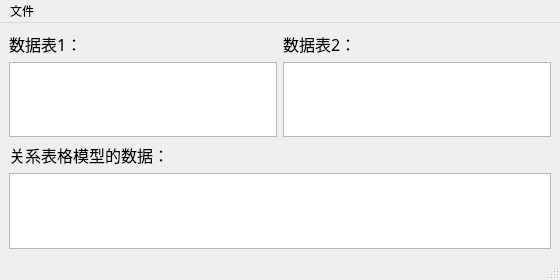
<?xml version="1.0" encoding="UTF-8"?>
<ui version="4.0">
 <class>MainWindow</class>
 <widget class="QMainWindow" name="MainWindow">
  <property name="geometry">
   <rect>
    <x>0</x>
    <y>0</y>
    <width>560</width>
    <height>280</height>
   </rect>
  </property>
  <property name="windowTitle">
   <string>QSqlRelationalTableModel</string>
  </property>
  <widget class="QWidget" name="centralwidget">
   <layout class="QVBoxLayout" name="verticalLayout_3">
    <item>
     <layout class="QHBoxLayout" name="horizontalLayout">
      <item>
       <layout class="QVBoxLayout" name="verticalLayout">
        <item>
         <widget class="QLabel" name="label">
          <property name="font">
           <font>
            <family>黑体</family>
            <pointsize>12</pointsize>
           </font>
          </property>
          <property name="text">
           <string>数据表1：</string>
          </property>
         </widget>
        </item>
        <item>
         <widget class="QTableView" name="tableView_1"/>
        </item>
       </layout>
      </item>
      <item>
       <layout class="QVBoxLayout" name="verticalLayout_2">
        <item>
         <widget class="QLabel" name="label_2">
          <property name="font">
           <font>
            <family>黑体</family>
            <pointsize>12</pointsize>
           </font>
          </property>
          <property name="text">
           <string>数据表2：</string>
          </property>
         </widget>
        </item>
        <item>
         <widget class="QTableView" name="tableView_2"/>
        </item>
       </layout>
      </item>
     </layout>
    </item>
    <item>
     <widget class="QLabel" name="label_3">
      <property name="font">
       <font>
        <family>黑体</family>
        <pointsize>12</pointsize>
       </font>
      </property>
      <property name="text">
       <string>关系表格模型的数据：</string>
      </property>
     </widget>
    </item>
    <item>
     <widget class="QTableView" name="tableView_3"/>
    </item>
   </layout>
  </widget>
  <widget class="QMenuBar" name="menubar">
   <property name="geometry">
    <rect>
     <x>0</x>
     <y>0</y>
     <width>560</width>
     <height>17</height>
    </rect>
   </property>
   <widget class="QMenu" name="menu">
    <property name="title">
     <string>文件</string>
    </property>
    <addaction name="actionOpen"/>
    <addaction name="actionClose"/>
   </widget>
   <addaction name="menu"/>
  </widget>
  <widget class="QStatusBar" name="statusbar"/>
  <action name="actionOpen">
   <property name="text">
    <string>打开数据库</string>
   </property>
  </action>
  <action name="actionClose">
   <property name="text">
    <string>关闭数据库</string>
   </property>
  </action>
 </widget>
 <resources/>
 <connections/>
</ui>
